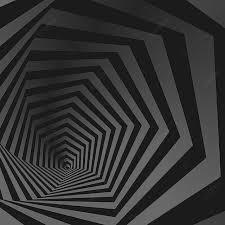
#> input picture Homework 1/images/im1_12.jpg, 225 x 225 px, found by its file name
$ jupyter execute --allow-errors exercise_12.ipynb   (shell and % lines are left out)   (older library calls are emulated)
#> lines starting #> are read from the running program, lines starting #| are printed output that depends on the picture
#**Imports**#

[cell 1]
import numpy as np
import cv2
import matplotlib.pyplot as plt

[cell 2]
from google.colab import drive
drive.mount('/content/drive', force_remount=True)

[cell 3]
%cd drive/MyDrive/'ImageProcessing_Assignment.zip (Unzipped Files)'/assignment/

[cell 4]
from exGenerator import *

#**Show images**#

[cell 5]
matricola = '1937430'
#> (the rest of this cell did not finish here and is left out)

[cell 6]
fig, (ax1, ax2) = plt.subplots(nrows=1, ncols=2, figsize=(10, 10))
#> (the rest of this cell did not finish here and is left out)

[cell 7]
path1 = 'im1_12.jpg'
path2 = 'im2_12.jpg'

#> (the rest of this cell did not finish here and is left out)

#**Main function that calculates gradients through the Laplacian and Horisontal/Vertical/Combined Sobel**#

[cell 8]
def gradients(img_path):
    #laplacian gradient
#> called with img_path = 'im1_12.jpg'
    im1 = cv2.imread(img_path, cv2.IMREAD_GRAYSCALE)
#> im1 is the input picture: shape (225, 225); min 0, max 142, mean 51.1
    lap = cv2.Laplacian(im1, cv2.CV_64F, ksize = 1)
    lap = np.uint8(np.absolute(lap))

    #sobel gradient representation
    sobelX = cv2.Sobel(im1, cv2.CV_64F, 1, 0)
    sobelY = cv2.Sobel(im1, cv2.CV_64F, 0, 1)
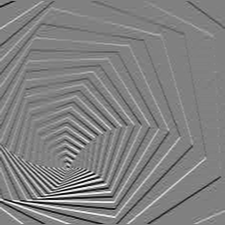
#> sobelY: shape (225, 225) float64; min -434, max 425, mean 0.6; drawn with min black and max white
    sobelX = np.uint8(np.absolute(sobelX))
    sobelY = np.uint8(np.absolute(sobelY))

    sobelCombined = cv2.bitwise_or(sobelX, sobelY)
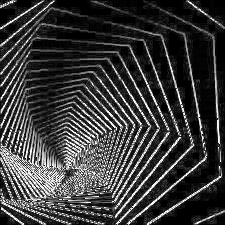
#> sobelCombined: shape (225, 225); min 0, max 255, mean 58.5

    fig, (ax1, ax2, ax3, ax4, ax5) = plt.subplots(nrows = 1, ncols = 5, figsize = (20, 10))
    ax1.imshow(im1, cmap='gray')
    ax1.set_title("Image")
    ax2.imshow(lap, cmap='gray')
    ax2.set_title("Laplacian")
    ax3.imshow(sobelX, cmap='gray')
    ax3.set_title("SobelX")
    ax4.imshow(sobelY, cmap='gray')
    ax4.set_title("SobelY")
    ax5.imshow(sobelCombined, cmap='gray')
    ax5.set_title("Sobel Combined")
    print("")

#**Show results**#

[cell 9]
gradients(path1)

[cell 10]
gradients(path2)
#> call 2 of gradients, with img_path = 'im2_12.jpg'
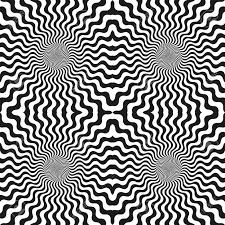
#> input picture Homework 1/images/im2_12.jpg, 225 x 225 px, found by its file name
#> in gradients, im1 is the input picture: shape (225, 225); min 0, max 255, mean 140.4
#> in gradients (call 2), `lap = cv2.Laplacian(im1, cv2.CV_64F, ksize = 1)`:
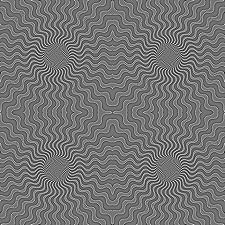
#> lap: shape (225, 225) float64; min -680, max 808, mean 0; drawn with min black and max white
#> in gradients (call 2), `lap = np.uint8(np.absolute(lap))`:
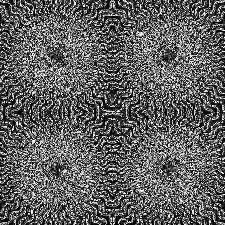
#> lap: shape (225, 225); min 0, max 255, mean 97.5
#> in gradients (call 2), `sobelX = cv2.Sobel(im1, cv2.CV_64F, 1, 0)`:
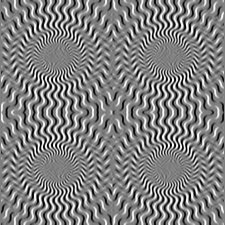
#> sobelX: shape (225, 225) float64; min -1020, max 1019, mean 0; drawn with min black and max white
#> in gradients (call 2), `sobelY = cv2.Sobel(im1, cv2.CV_64F, 0, 1)`:
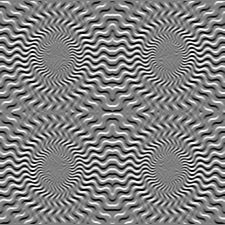
#> sobelY: shape (225, 225) float64; min -1020, max 1020, mean 0; drawn with min black and max white
#> in gradients (call 2), `sobelX = np.uint8(np.absolute(sobelX))`:
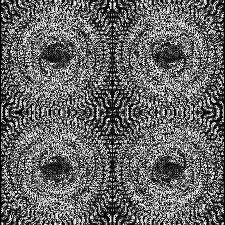
#> sobelX: shape (225, 225); min 0, max 255, mean 101.6
#> in gradients (call 2), `sobelY = np.uint8(np.absolute(sobelY))`:
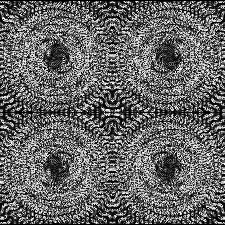
#> sobelY: shape (225, 225); min 0, max 255, mean 102.1
#> in gradients (call 2), `sobelCombined = cv2.bitwise_or(sobelX, sobelY)`:
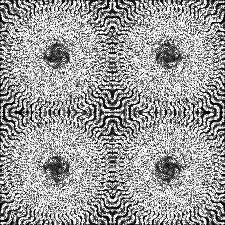
#> sobelCombined: shape (225, 225); min 0, max 255, mean 156
